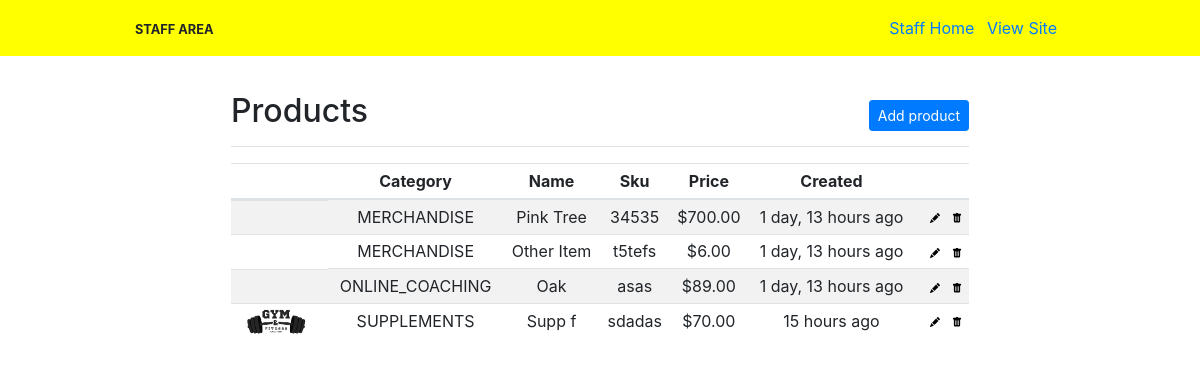
The page /staff/ (signed in) on the database its author committed.
### store/models.py (models this page shows, shortened)
class Product(models.Model):
    SUPPLEMENTS = "SUPPLEMENTS"
    MERCHANDISE = "MERCHANDISE"
    ONLINE_COACHING = "ONLINE_COACHING"
    CATEGORIES = [
        (SUPPLEMENTS, "Supplements"),
        (MERCHANDISE, "Merchandise"),
        (ONLINE_COACHING, "Online Coaching"),
    ]
    name = models.CharField(max_length=100)
    image_url = models.URLField()
    category = models.CharField(max_length=15, choices=CATEGORIES)
    sku = models.CharField(max_length=30)
    price_cents = models.IntegerField()
    description = models.TextField(max_length=500, null=True)
    created = models.DateTimeField(auto_now_add=True)
    @property
    def price_whole(self):
        return self.price_cents / 100
    @property
    def price_pretty(self):
        return f"${'%.2f' % self.price_whole}"

### staff/views.py (the view)
# urls.py: path('', staff_views.product_list, name='product_list'),
@staff_member_required
def product_list(request):
    products = Product.objects.all()
    return render(
        request, "product_list.html", {"title": "Products", "products": products}
    )

### staff/templates/product_list.html (shortened to what this page needs)
{% extends "base_staff.html" %}
{% load humanize %}
{% block content %}
    <div class="d-flex justify-content-between flex-wrap flex-md-nowrap align-items-center pt-3 pb-2 mb-3 border-bottom">
        <h1 class="h2">Products</h1>
        <div class="btn-toolbar mb-2 mb-md-0">
            <a href="{% url 'add_product' %}" class="btn btn-sm btn-primary">
                Add product
            </a>
        </div>
    </div>
    <div class="table-responsive">
        <table class="table table-striped table-sm text-center align-middle">
            <thead>
            <tr>
                <th></th>
                <th>Category</th>
                <th>Name</th>
                <th>Sku</th>
                <th>Price</th>
                <th>Created</th>
                <th></th>
            </tr>
            </thead>
            <tbody>
            {% for product in products %}
                <tr>
                    <td class="d-flex align-items-center text-start">
                        <img src="{{ product.image_url }}" width="80" alt="{{ product.title }}">
                    </td>
                    <td>{{ product.category }}</td>
                    <td>{{ product.name }}</td>
                    <td>{{ product.sku }}</td>
                    <td>{{ product.price_pretty }}</td>
                    <td>{{ product.created|naturaltime }}</td>
                    <td>
                        <a href="{% url 'edit_product' product.pk %}" class="text-decoration-none mx-2">
                        </a>
                        <a href="{% url 'delete_product' product.pk %}">
                        </a>
                    </td>
                </tr>
            {% endfor %}
            </tbody>
        </table>
    </div>
{% endblock %}

### static/css/style.css (style rules this page uses)
* { padding: 0%; margin: 0%; -webkit-box-sizing: border-box; box-sizing: border-box; }
body { overflow-x: hidden; display: -webkit-box; display: -ms-flexbox; display: flex; -webkit-box-orient: vertical; -webkit-box-direction: normal; -ms-flex-direction: column; flex-direction: column; margin: 0px; padding: 0px; padding: 0; margin: 0; height: 100%; font-family: "roboto", sans-serif; }

### rows shown on the page
Product: category "MERCHANDISE", name "Pink Tree", sku "34535", price_pretty "$700.00", created "1 day, 13 hours ago"
Product: category "MERCHANDISE", name "Other Item", sku "t5tefs", price_pretty "$6.00", created "1 day, 13 hours ago"
Product: category "ONLINE_COACHING", name "Oak", sku "asas", price_pretty "$89.00", created "1 day, 13 hours ago"
Product: image_url (picture), category "SUPPLEMENTS", name "Supp f", sku "sdadas", price_pretty "$70.00", created "15 hours ago"
